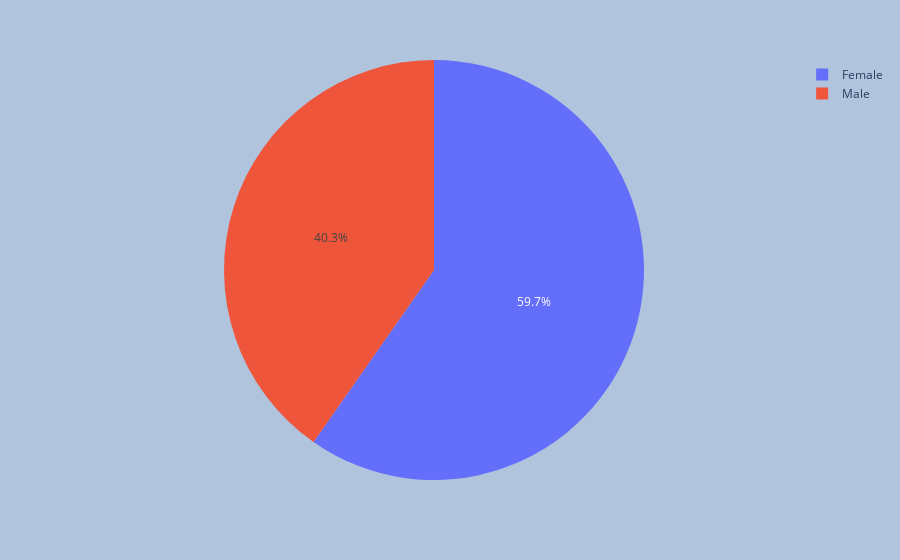

The cell this chart's notebook holds for it:
### Markdown cell above
Với số lượng khách hàng nữ cao hơn gần 20000, doanh thu có thể phần lớn đến từ khách hàng nữ.

### Code cell
gender = transactions.groupby('gender')['total'].sum()
gender = pd.DataFrame({'gender': gender.index, 'total': gender.values})

fig = px.pie(gender, values='total', names='gender')
fig.update_layout(paper_bgcolor='LightSteelBlue')
fig.show()

### Figure 1 — Plotly figure (JSON) as saved in the notebook; plotly's stock layout.template omitted (floating-point values rounded to 4 significant figures)
{"data": [{"domain": {"x": [0, 1], "y": [0, 1]}, "hovertemplate": "gender=%{label}<br>total=%{value}<extra></extra>", "labels": ["Female", "Male"], "legendgroup": "", "name": "", "showlegend": true, "type": "pie", "values": [150200000.0, 101300000.0]}], "layout": {"legend": {"tracegroupgap": 0}, "margin": {"t": 60}, "paper_bgcolor": "LightSteelBlue"}}
